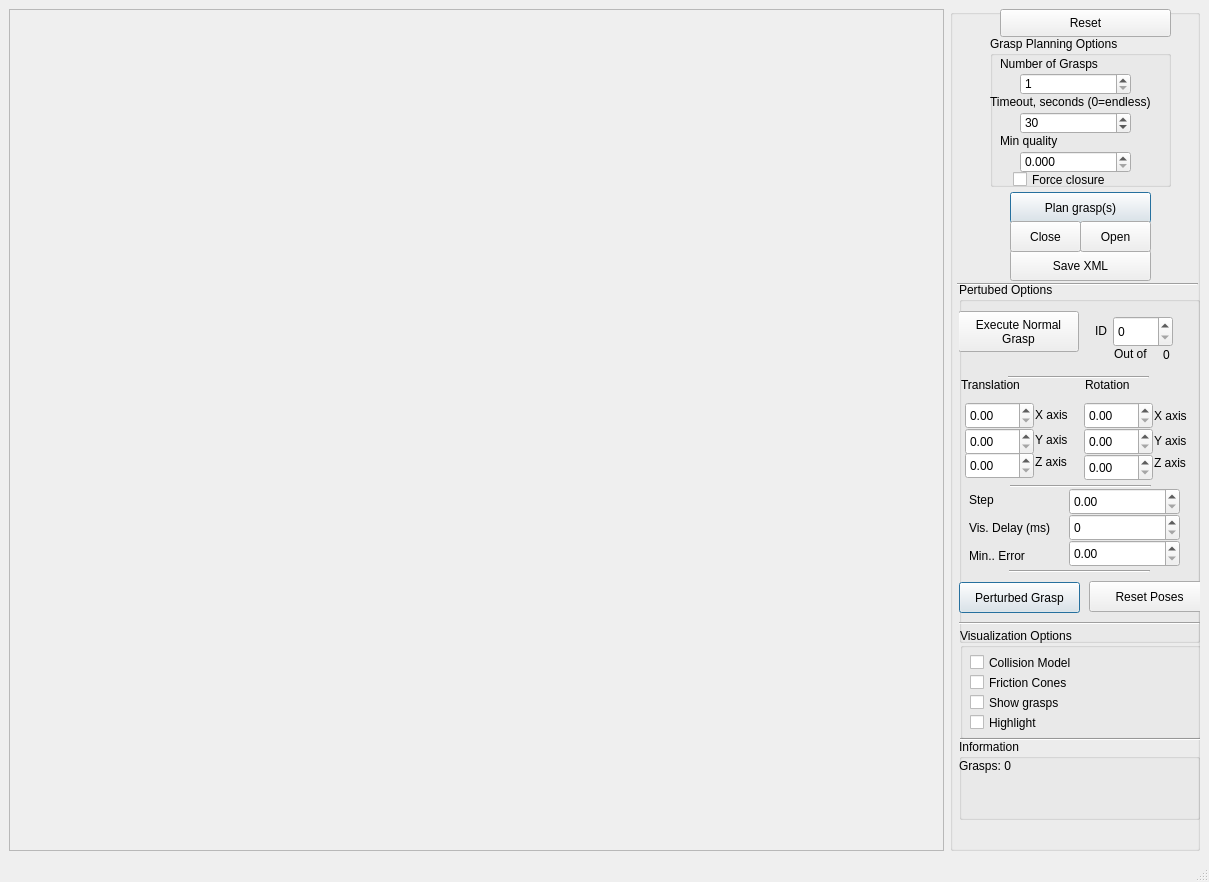
<?xml version="1.0" encoding="UTF-8"?>
<ui version="4.0">
 <class>GraspPlannerEvaluator</class>
 <widget class="QMainWindow" name="GraspPlannerEvaluator">
  <property name="geometry">
   <rect>
    <x>0</x>
    <y>0</y>
    <width>1209</width>
    <height>882</height>
   </rect>
  </property>
  <property name="windowTitle">
   <string>GraspStudio - GraspPlanner</string>
  </property>
  <widget class="QWidget" name="centralwidget">
   <layout class="QGridLayout" name="gridLayout">
    <item row="0" column="0">
     <widget class="QFrame" name="frameViewer">
      <property name="autoFillBackground">
       <bool>false</bool>
      </property>
      <property name="frameShape">
       <enum>QFrame::StyledPanel</enum>
      </property>
      <property name="frameShadow">
       <enum>QFrame::Raised</enum>
      </property>
     </widget>
    </item>
    <item row="0" column="1">
     <widget class="QGroupBox" name="groupBox_1">
      <property name="sizePolicy">
       <sizepolicy hsizetype="Fixed" vsizetype="Preferred">
        <horstretch>0</horstretch>
        <verstretch>0</verstretch>
       </sizepolicy>
      </property>
      <property name="maximumSize">
       <size>
        <width>250</width>
        <height>16777215</height>
       </size>
      </property>
      <property name="title">
       <string/>
      </property>
      <widget class="QPushButton" name="pushButtonReset">
       <property name="geometry">
        <rect>
         <x>50</x>
         <y>0</y>
         <width>171</width>
         <height>28</height>
        </rect>
       </property>
       <property name="text">
        <string>Reset</string>
       </property>
      </widget>
      <widget class="QPushButton" name="pushButtonPlan">
       <property name="geometry">
        <rect>
         <x>60</x>
         <y>183</y>
         <width>141</width>
         <height>31</height>
        </rect>
       </property>
       <property name="text">
        <string>Plan grasp(s)</string>
       </property>
       <property name="autoDefault">
        <bool>false</bool>
       </property>
       <property name="default">
        <bool>true</bool>
       </property>
      </widget>
      <widget class="QGroupBox" name="groupBox_2">
       <property name="geometry">
        <rect>
         <x>40</x>
         <y>27</y>
         <width>181</width>
         <height>151</height>
        </rect>
       </property>
       <property name="title">
        <string>Grasp Planning Options</string>
       </property>
       <widget class="QCheckBox" name="checkBoxFoceClosure">
        <property name="geometry">
         <rect>
          <x>23</x>
          <y>135</y>
          <width>171</width>
          <height>17</height>
         </rect>
        </property>
        <property name="text">
         <string>Force closure</string>
        </property>
       </widget>
       <widget class="QSpinBox" name="spinBoxGraspNumber">
        <property name="geometry">
         <rect>
          <x>30</x>
          <y>37</y>
          <width>111</width>
          <height>22</height>
         </rect>
        </property>
        <property name="minimum">
         <number>1</number>
        </property>
        <property name="maximum">
         <number>10000000</number>
        </property>
       </widget>
       <widget class="QLabel" name="label_11">
        <property name="geometry">
         <rect>
          <x>10</x>
          <y>20</y>
          <width>151</width>
          <height>16</height>
         </rect>
        </property>
        <property name="text">
         <string>Number of Grasps</string>
        </property>
       </widget>
       <widget class="QLabel" name="label_12">
        <property name="geometry">
         <rect>
          <x>0</x>
          <y>58</y>
          <width>211</width>
          <height>16</height>
         </rect>
        </property>
        <property name="text">
         <string>Timeout, seconds (0=endless)</string>
        </property>
       </widget>
       <widget class="QSpinBox" name="spinBoxTimeOut">
        <property name="geometry">
         <rect>
          <x>30</x>
          <y>76</y>
          <width>111</width>
          <height>22</height>
         </rect>
        </property>
        <property name="minimum">
         <number>0</number>
        </property>
        <property name="maximum">
         <number>10000000</number>
        </property>
        <property name="value">
         <number>30</number>
        </property>
       </widget>
       <widget class="QLabel" name="label_13">
        <property name="geometry">
         <rect>
          <x>10</x>
          <y>97</y>
          <width>171</width>
          <height>16</height>
         </rect>
        </property>
        <property name="text">
         <string>Min quality</string>
        </property>
       </widget>
       <widget class="QDoubleSpinBox" name="doubleSpinBoxQuality">
        <property name="geometry">
         <rect>
          <x>30</x>
          <y>115</y>
          <width>111</width>
          <height>22</height>
         </rect>
        </property>
        <property name="decimals">
         <number>3</number>
        </property>
        <property name="maximum">
         <double>1.000000000000000</double>
        </property>
        <property name="singleStep">
         <double>0.001000000000000</double>
        </property>
       </widget>
      </widget>
      <widget class="QPushButton" name="pushButtonSave">
       <property name="geometry">
        <rect>
         <x>60</x>
         <y>241</y>
         <width>141</width>
         <height>31</height>
        </rect>
       </property>
       <property name="text">
        <string>Save XML</string>
       </property>
      </widget>
      <widget class="QPushButton" name="pushButtonClose">
       <property name="geometry">
        <rect>
         <x>60</x>
         <y>212</y>
         <width>71</width>
         <height>31</height>
        </rect>
       </property>
       <property name="text">
        <string>Close</string>
       </property>
      </widget>
      <widget class="QPushButton" name="pushButtonOpen">
       <property name="geometry">
        <rect>
         <x>130</x>
         <y>212</y>
         <width>71</width>
         <height>31</height>
        </rect>
       </property>
       <property name="text">
        <string>Open</string>
       </property>
      </widget>
      <widget class="Line" name="line">
       <property name="geometry">
        <rect>
         <x>7</x>
         <y>265</y>
         <width>241</width>
         <height>20</height>
        </rect>
       </property>
       <property name="orientation">
        <enum>Qt::Horizontal</enum>
       </property>
      </widget>
      <widget class="QGroupBox" name="groupBox">
       <property name="geometry">
        <rect>
         <x>9</x>
         <y>273</y>
         <width>241</width>
         <height>361</height>
        </rect>
       </property>
       <property name="title">
        <string>Pertubed Options</string>
       </property>
       <widget class="QLabel" name="label_4">
        <property name="geometry">
         <rect>
          <x>136</x>
          <y>40</y>
          <width>21</width>
          <height>17</height>
         </rect>
        </property>
        <property name="text">
         <string>ID</string>
        </property>
       </widget>
       <widget class="QLabel" name="label_5">
        <property name="geometry">
         <rect>
          <x>155</x>
          <y>62</y>
          <width>51</width>
          <height>20</height>
         </rect>
        </property>
        <property name="text">
         <string>Out of</string>
        </property>
       </widget>
       <widget class="QPushButton" name="pushButtonNormalGrasp">
        <property name="geometry">
         <rect>
          <x>-1</x>
          <y>29</y>
          <width>121</width>
          <height>41</height>
         </rect>
        </property>
        <property name="layoutDirection">
         <enum>Qt::LeftToRight</enum>
        </property>
        <property name="text">
         <string>Execute Normal 
Grasp</string>
        </property>
        <property name="default">
         <bool>false</bool>
        </property>
        <property name="flat">
         <bool>false</bool>
        </property>
       </widget>
       <widget class="QSpinBox" name="spinBoxGraspNum">
        <property name="geometry">
         <rect>
          <x>154</x>
          <y>34</y>
          <width>60</width>
          <height>31</height>
         </rect>
        </property>
       </widget>
       <widget class="QLabel" name="labelGraspNum">
        <property name="geometry">
         <rect>
          <x>204</x>
          <y>57</y>
          <width>41</width>
          <height>31</height>
         </rect>
        </property>
        <property name="text">
         <string>0</string>
        </property>
       </widget>
       <widget class="Line" name="line_2">
        <property name="geometry">
         <rect>
          <x>49</x>
          <y>85</y>
          <width>141</width>
          <height>20</height>
         </rect>
        </property>
        <property name="orientation">
         <enum>Qt::Horizontal</enum>
        </property>
       </widget>
       <widget class="QPushButton" name="pushButtonResetPose">
        <property name="geometry">
         <rect>
          <x>130</x>
          <y>299</y>
          <width>121</width>
          <height>31</height>
         </rect>
        </property>
        <property name="text">
         <string>Reset Poses</string>
        </property>
       </widget>
       <widget class="QPushButton" name="pushButtonPerturbedGrasp">
        <property name="geometry">
         <rect>
          <x>0</x>
          <y>300</y>
          <width>121</width>
          <height>31</height>
         </rect>
        </property>
        <property name="cursor">
         <cursorShape>ArrowCursor</cursorShape>
        </property>
        <property name="text">
         <string>Perturbed Grasp</string>
        </property>
        <property name="default">
         <bool>true</bool>
        </property>
       </widget>
       <widget class="QLabel" name="label_14">
        <property name="geometry">
         <rect>
          <x>2</x>
          <y>95</y>
          <width>101</width>
          <height>16</height>
         </rect>
        </property>
        <property name="text">
         <string>Translation</string>
        </property>
       </widget>
       <widget class="QLabel" name="label_15">
        <property name="geometry">
         <rect>
          <x>76</x>
          <y>125</y>
          <width>51</width>
          <height>16</height>
         </rect>
        </property>
        <property name="text">
         <string>X axis</string>
        </property>
       </widget>
       <widget class="QDoubleSpinBox" name="doubleSpinBoxPertDistanceX">
        <property name="geometry">
         <rect>
          <x>6</x>
          <y>120</y>
          <width>69</width>
          <height>27</height>
         </rect>
        </property>
        <property name="maximum">
         <double>500.000000000000000</double>
        </property>
       </widget>
       <widget class="QDoubleSpinBox" name="doubleSpinBoxPertDistanceY">
        <property name="geometry">
         <rect>
          <x>6</x>
          <y>146</y>
          <width>69</width>
          <height>27</height>
         </rect>
        </property>
        <property name="maximum">
         <double>500.000000000000000</double>
        </property>
       </widget>
       <widget class="QLabel" name="label_16">
        <property name="geometry">
         <rect>
          <x>76</x>
          <y>150</y>
          <width>51</width>
          <height>16</height>
         </rect>
        </property>
        <property name="text">
         <string>Y axis</string>
        </property>
       </widget>
       <widget class="QDoubleSpinBox" name="doubleSpinBoxPertDistanceZ">
        <property name="geometry">
         <rect>
          <x>6</x>
          <y>170</y>
          <width>69</width>
          <height>27</height>
         </rect>
        </property>
        <property name="maximum">
         <double>500.000000000000000</double>
        </property>
       </widget>
       <widget class="QLabel" name="label_17">
        <property name="geometry">
         <rect>
          <x>76</x>
          <y>172</y>
          <width>51</width>
          <height>16</height>
         </rect>
        </property>
        <property name="text">
         <string>Z axis</string>
        </property>
       </widget>
       <widget class="QDoubleSpinBox" name="doubleSpinBoxPertAngleX">
        <property name="geometry">
         <rect>
          <x>125</x>
          <y>120</y>
          <width>69</width>
          <height>27</height>
         </rect>
        </property>
       </widget>
       <widget class="QDoubleSpinBox" name="doubleSpinBoxPertAngleY">
        <property name="geometry">
         <rect>
          <x>125</x>
          <y>146</y>
          <width>69</width>
          <height>27</height>
         </rect>
        </property>
       </widget>
       <widget class="QDoubleSpinBox" name="doubleSpinBoxPertAngleZ">
        <property name="geometry">
         <rect>
          <x>125</x>
          <y>172</y>
          <width>69</width>
          <height>27</height>
         </rect>
        </property>
       </widget>
       <widget class="QLabel" name="label_18">
        <property name="geometry">
         <rect>
          <x>195</x>
          <y>173</y>
          <width>51</width>
          <height>16</height>
         </rect>
        </property>
        <property name="text">
         <string>Z axis</string>
        </property>
       </widget>
       <widget class="QLabel" name="label_19">
        <property name="geometry">
         <rect>
          <x>195</x>
          <y>151</y>
          <width>51</width>
          <height>16</height>
         </rect>
        </property>
        <property name="text">
         <string>Y axis</string>
        </property>
       </widget>
       <widget class="QLabel" name="label_20">
        <property name="geometry">
         <rect>
          <x>126</x>
          <y>95</y>
          <width>101</width>
          <height>16</height>
         </rect>
        </property>
        <property name="text">
         <string>Rotation</string>
        </property>
       </widget>
       <widget class="QLabel" name="label_21">
        <property name="geometry">
         <rect>
          <x>195</x>
          <y>126</y>
          <width>51</width>
          <height>16</height>
         </rect>
        </property>
        <property name="text">
         <string>X axis</string>
        </property>
       </widget>
       <widget class="Line" name="line_5">
        <property name="geometry">
         <rect>
          <x>50</x>
          <y>274</y>
          <width>141</width>
          <height>30</height>
         </rect>
        </property>
        <property name="orientation">
         <enum>Qt::Horizontal</enum>
        </property>
       </widget>
       <widget class="QLabel" name="label_22">
        <property name="geometry">
         <rect>
          <x>10</x>
          <y>210</y>
          <width>51</width>
          <height>16</height>
         </rect>
        </property>
        <property name="text">
         <string>Step</string>
        </property>
       </widget>
       <widget class="QLabel" name="label_23">
        <property name="geometry">
         <rect>
          <x>10</x>
          <y>238</y>
          <width>101</width>
          <height>16</height>
         </rect>
        </property>
        <property name="text">
         <string>Vis. Delay (ms)</string>
        </property>
       </widget>
       <widget class="QDoubleSpinBox" name="doubleSpinBoxStep">
        <property name="geometry">
         <rect>
          <x>110</x>
          <y>206</y>
          <width>111</width>
          <height>27</height>
         </rect>
        </property>
       </widget>
       <widget class="QLabel" name="label_24">
        <property name="geometry">
         <rect>
          <x>10</x>
          <y>266</y>
          <width>71</width>
          <height>16</height>
         </rect>
        </property>
        <property name="text">
         <string>Min.. Error</string>
        </property>
       </widget>
       <widget class="QDoubleSpinBox" name="doubleSpinBoxError">
        <property name="geometry">
         <rect>
          <x>110</x>
          <y>258</y>
          <width>111</width>
          <height>27</height>
         </rect>
        </property>
       </widget>
       <widget class="Line" name="line_6">
        <property name="geometry">
         <rect>
          <x>0</x>
          <y>331</y>
          <width>241</width>
          <height>20</height>
         </rect>
        </property>
        <property name="orientation">
         <enum>Qt::Horizontal</enum>
        </property>
       </widget>
      </widget>
      <widget class="QGroupBox" name="groupBox_4">
       <property name="geometry">
        <rect>
         <x>9</x>
         <y>730</y>
         <width>241</width>
         <height>81</height>
        </rect>
       </property>
       <property name="title">
        <string>Information</string>
       </property>
       <widget class="QLabel" name="labelInfo">
        <property name="geometry">
         <rect>
          <x>0</x>
          <y>20</y>
          <width>221</width>
          <height>61</height>
         </rect>
        </property>
        <property name="font">
         <font>
          <weight>50</weight>
          <bold>false</bold>
         </font>
        </property>
        <property name="text">
         <string>Grasps: 0</string>
        </property>
        <property name="alignment">
         <set>Qt::AlignLeading|Qt::AlignLeft|Qt::AlignTop</set>
        </property>
       </widget>
      </widget>
      <widget class="Line" name="line_4">
       <property name="geometry">
        <rect>
         <x>10</x>
         <y>720</y>
         <width>241</width>
         <height>20</height>
        </rect>
       </property>
       <property name="orientation">
        <enum>Qt::Horizontal</enum>
       </property>
      </widget>
      <widget class="Line" name="line_3">
       <property name="geometry">
        <rect>
         <x>60</x>
         <y>467</y>
         <width>141</width>
         <height>20</height>
        </rect>
       </property>
       <property name="orientation">
        <enum>Qt::Horizontal</enum>
       </property>
      </widget>
      <widget class="QDoubleSpinBox" name="doubleSpinBoxVDelay">
       <property name="geometry">
        <rect>
         <x>119</x>
         <y>505</y>
         <width>111</width>
         <height>27</height>
        </rect>
       </property>
       <property name="decimals">
        <number>0</number>
       </property>
       <property name="maximum">
        <double>1000.000000000000000</double>
       </property>
      </widget>
      <widget class="QGroupBox" name="groupBox_3">
       <property name="geometry">
        <rect>
         <x>10</x>
         <y>619</y>
         <width>241</width>
         <height>111</height>
        </rect>
       </property>
       <property name="title">
        <string>Visualization Options</string>
       </property>
       <widget class="QCheckBox" name="checkBoxHighlight">
        <property name="geometry">
         <rect>
          <x>10</x>
          <y>86</y>
          <width>141</width>
          <height>17</height>
         </rect>
        </property>
        <property name="text">
         <string>Highlight</string>
        </property>
       </widget>
       <widget class="QCheckBox" name="checkBoxCones">
        <property name="geometry">
         <rect>
          <x>10</x>
          <y>46</y>
          <width>141</width>
          <height>17</height>
         </rect>
        </property>
        <property name="text">
         <string>Friction Cones</string>
        </property>
       </widget>
       <widget class="QCheckBox" name="checkBoxGrasps">
        <property name="geometry">
         <rect>
          <x>10</x>
          <y>66</y>
          <width>141</width>
          <height>17</height>
         </rect>
        </property>
        <property name="text">
         <string>Show grasps</string>
        </property>
       </widget>
       <widget class="QCheckBox" name="checkBoxColModel">
        <property name="geometry">
         <rect>
          <x>10</x>
          <y>26</y>
          <width>141</width>
          <height>17</height>
         </rect>
        </property>
        <property name="text">
         <string>Collision Model</string>
        </property>
       </widget>
      </widget>
     </widget>
    </item>
   </layout>
  </widget>
  <widget class="QMenuBar" name="menubar">
   <property name="geometry">
    <rect>
     <x>0</x>
     <y>0</y>
     <width>1209</width>
     <height>25</height>
    </rect>
   </property>
  </widget>
  <widget class="QStatusBar" name="statusbar"/>
 </widget>
 <resources/>
 <connections/>
</ui>
